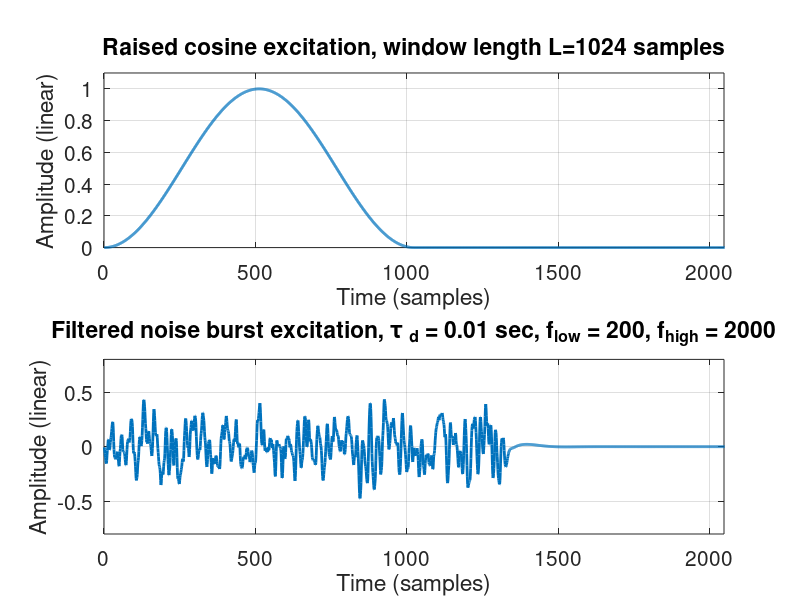

Write the MATLAB code that produced this figure.
% plot excitations (raised cosine and filtered noise burst for my
% dissertation

fs = 44100;
dur = 1;
N = fs*dur;

% raised cosine
winLength = 1024;
e_rc = zeros(N,1); 
%n = winLength/2:winLength-1;
n = 0:winLength-1;
w = 0.5 * (1 - cos((2*pi*n)/(winLength-1)));

%e_rc(1:winLength/2) = ones(winLength/2, 1);
%e_rc(winLength/2+1:winLength) = w;
e_rc(1:winLength) = w;

% filtered noise burst

durNB = 0.03;
flow = 200;
fhigh = 2000;

% noise burst
sampNB = ceil(durNB*fs);
e_nb = [(2*rand(1, sampNB))-1 zeros(1, N-sampNB)]';

% filter
[B, A] = butter(2, [flow/(fs/2) fhigh/(fs/2)], 'bandpass');
e_nb = filter(B, A, e_nb);

figure

subplot(211)
plot(e_rc, 'linewidth', 2);
xlabel('Time (samples)');
ylabel('Amplitude (linear)');
title('Raised cosine excitation, window length L=1024 samples');
xlim([0 2048]);
ylim([0 1.1]);
grid on
set(gca, 'FontSize', 15);

subplot(212)
plot(e_nb, 'linewidth', 2);
xlabel('Time (samples)');
ylabel('Amplitude (linear)');
title('Filtered noise burst excitation, \tau _d = 0.01 sec, f_{low} = 200, f_{high} = 2000');
xlim([0 2048]);
ylim([-0.8 0.8]);
grid on
set(gca, 'FontSize', 15);

saveas(gcf, 'figures/excitations', 'epsc');




